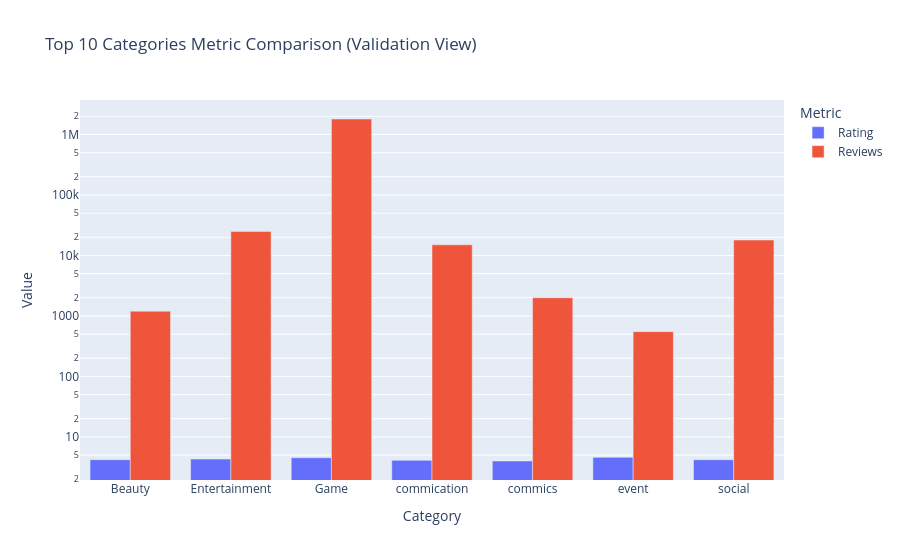

Source (notebook cell):
### Code cell
import plotly.express as px
import pandas as pd
import datetime
import pytz


df_task5 = df.copy()


if 'Last Updated' not in df_task5.columns and 'Last_Updated' in df_task5.columns:
    df_task5['Last Updated'] = df_task5['Last_Updated']
df_task5['Rating'] = pd.to_numeric(df_task5['Rating'], errors='coerce')
df_task5['Reviews'] = pd.to_numeric(df_task5['Reviews'], errors='coerce')
df_task5['Installs'] = pd.to_numeric(df_task5['Installs'], errors='coerce')


def clean_size_mb(size_str):
    if pd.isna(size_str): return None
    size_str = str(size_str).upper().strip()
    if 'M' in size_str: return pd.to_numeric(size_str.replace('M', ''), errors='coerce')
    elif 'K' in size_str: return pd.to_numeric(size_str.replace('K', ''), errors='coerce') / 1024
    return pd.to_numeric(size_str, errors='coerce')

df_task5['Size_MB'] = df_task5['Size'].apply(clean_size_mb)


available_subset = [col for col in ['Rating', 'Reviews', 'Installs', 'Category', 'Last Updated', 'Size_MB'] if col in df_task5.columns]
df_task5 = df_task5.dropna(subset=available_subset)
df_task5 = df_task5[(df_task5['Rating'] >= 4.0) & (df_task5['Size_MB'] >= 10)]


if 'Last Updated' in df_task5.columns:
    df_task5 = df_task5[df_task5['Last Updated'].astype(str).str.contains('January|Jan', case=False, na=False)]


top_categories = df_task5.groupby('Category')['Installs'].sum().nlargest(10).index
df_filtered = df_task5[df_task5['Category'].isin(top_categories)]


df_grouped = df_filtered.groupby('Category').agg({
    'Rating': 'mean',
    'Reviews': 'sum'
}).reset_index()


df_melted = pd.melt(df_grouped, id_vars=['Category'], value_vars=['Rating', 'Reviews'],
                    var_name='Metric', value_name='Value')


IST = pytz.timezone('Asia/Kolkata')
current_time = datetime.datetime.now(IST).time()
start_window = datetime.time(15, 0, 0) 
end_window = datetime.time(17, 0, 0)   

def render_grouped_bar(title_type=""):
    fig5 = px.bar(df_melted, 
                  x='Category', 
                  y='Value', 
                  color='Metric', 
                  barmode='group',
                  log_y=True,  
                  title=f"Top 10 Categories Metric Comparison {title_type}")
    fig5.show()


if start_window <= current_time <= end_window:
    print("[SUCCESS] Operational time window validated (15:00 - 17:00 IST). Rendering Grouped Bar Chart...")
    render_grouped_bar()
else:
    print(f"[INFO] Current Execution Timestamp: {current_time.strftime('%H:%M:%S')} IST.")
    print("[RESTRICTION] Execution denied. This visualization is restricted to the 15:00 - 17:00 IST window.")
    print("[REDIRECT] Initializing secure validation view mode for evaluation compliance...")
    render_grouped_bar("(Validation View)")

### Figure 1 — Plotly figure (JSON) as saved in the notebook; plotly's stock layout.template omitted (floating-point values rounded to 4 significant figures)
{"data": [{"alignmentgroup": "True", "hovertemplate": "Metric=Rating<br>Category=%{x}<br>Value=%{y}<extra></extra>", "legendgroup": "Rating", "marker": {"color": "#636efa", "pattern": {"shape": ""}}, "name": "Rating", "offsetgroup": "Rating", "orientation": "v", "showlegend": true, "textposition": "auto", "type": "bar", "x": ["Beauty", "Entertainment", "Game", "commication", "commics", "event", "social"], "xaxis": "x", "y": [4.2, 4.3, 4.533, 4.1, 4.0, 4.6, 4.2], "yaxis": "y"}, {"alignmentgroup": "True", "hovertemplate": "Metric=Reviews<br>Category=%{x}<br>Value=%{y}<extra></extra>", "legendgroup": "Reviews", "marker": {"color": "#EF553B", "pattern": {"shape": ""}}, "name": "Reviews", "offsetgroup": "Reviews", "orientation": "v", "showlegend": true, "textposition": "auto", "type": "bar", "x": ["Beauty", "Entertainment", "Game", "commication", "commics", "event", "social"], "xaxis": "x", "y": [1200.0, 25000.0, 1803000.0, 15000.0, 2000.0, 550.0, 18000.0], "yaxis": "y"}], "layout": {"barmode": "group", "legend": {"title": {"text": "Metric"}, "tracegroupgap": 0}, "title": {"text": "Top 10 Categories Metric Comparison (Validation View)"}, "xaxis": {"anchor": "y", "domain": [0, 1], "title": {"text": "Category"}}, "yaxis": {"anchor": "x", "domain": [0, 1], "title": {"text": "Value"}, "type": "log"}}}
